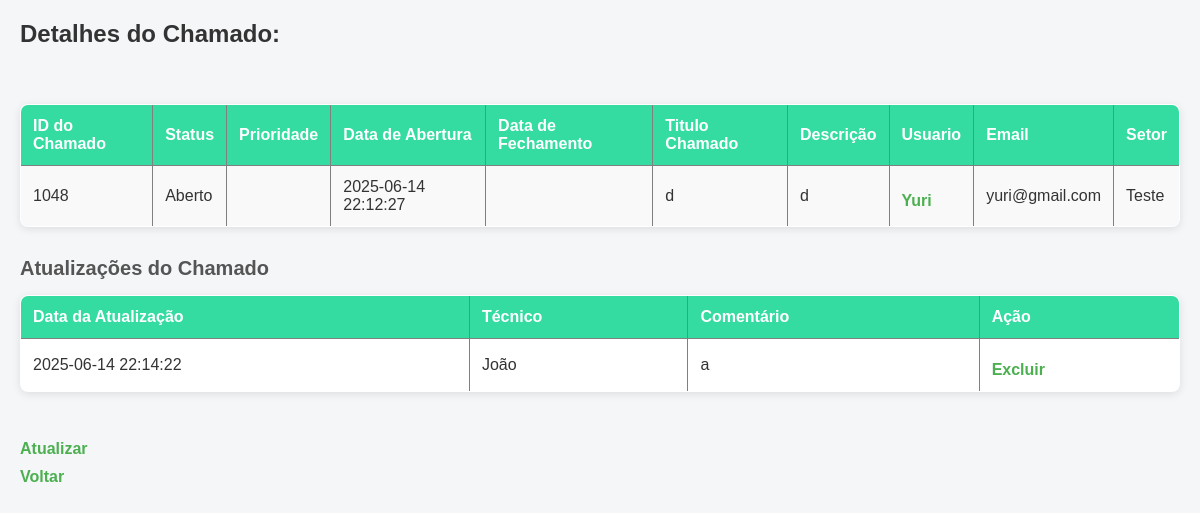
The app's page /dashboard/telainicial/GerenciarChamados/detalhesChamados.php?id=1048 (signed in) with its own data.
### tables this page shows
CREATE TABLE `chamados` (
  `chamadoId` int(20) NOT NULL,
  `status` varchar(20) NOT NULL,
  `tipoChamado` varchar(20) DEFAULT NULL,
  `tituloChamado` varchar(60) NOT NULL,
  `descricaoChamado` varchar(1000) DEFAULT NULL,
  `dtAbertura` datetime NOT NULL DEFAULT current_timestamp(),
  `dtFechamento` datetime DEFAULT NULL,
  `autorId` int(11) DEFAULT NULL,
  `autorNome` varchar(40) NOT NULL,
  `autorEmail` varchar(60) NOT NULL,
  `autorSetor` varchar(40) NOT NULL
);

CREATE TABLE `atualizacoes` (
  `id_atualizacao` int(20) NOT NULL,
  `chamadoId` int(20) DEFAULT NULL,
  `dt_atualizacao` datetime NOT NULL DEFAULT current_timestamp(),
  `tecnico` varchar(100) DEFAULT NULL,
  `comentario` varchar(300) DEFAULT NULL
);

### php/Conexao.php (called while the page is built, shortened)
<?php
    class Conexao{
        private $dbname = "glpi_teste";
        private $user = "root";
        private $password ="";
        private $host = "localhost";
        public function __construct() {
            try {
                $this->conn = new PDO("mysql:host=$this->host;dbname=$this->dbname", $this->user, $this->password);
            } catch (PDOException $e) {
                echo "Erro de conexão: " . $e->getMessage();
            }
        }
    }
?>

### php/Chamado.php (called while the page is built, shortened)
<?php
    require_once 'Conexao.php';
    class Chamado extends Conexao{
        public function listarChamadosporId2($idAtual) {
            $sql = "SELECT * FROM chamados WHERE chamadoId = :autorId";
            $stmt = $this->conn->prepare($sql);
            $stmt->bindParam(':autorId', $idAtual, PDO::PARAM_INT);
            $stmt->execute();
            return $stmt->fetch(PDO::FETCH_ASSOC);
        }
        public function listarAtualizacoesPorChamado($chamadoId) {
            $sql = "SELECT id_atualizacao, dt_atualizacao, tecnico, comentario
                    FROM atualizacoes
                    WHERE chamadoId = :chamadoId";
         $stmt = $this->conn->prepare($sql);
         $stmt->bindParam(':chamadoId',$chamadoId);
         $stmt->execute();
         return $stmt->fetchAll(PDO::FETCH_ASSOC);
        }
    }

### dashboard/telainicial/GerenciarChamados/detalhesChamados.php (the view, shortened to what this page needs)
<?php
require_once '../../../php/Chamado.php';
if (isset($_GET['id']) && is_numeric($_GET['id'])) {
    $chamadoId = $_GET['id'];
} else {
    die('ID do chamado inválido ou não fornecido.');
}
$idAtual= $_GET['id'];
$chamado = new Chamado();
$detalhesChamado = $chamado->listarChamadosporId2($chamadoId);
$atualizacoesChamado = $chamado->listarAtualizacoesPorChamado($chamadoId);
?>
<!DOCTYPE html>
<html lang="en">
<head>
    <link rel="stylesheet"href="/gerenciadorti/css/detalhesTonner.css">
</head>
<body>
    <h1>Detalhes do Chamado:</h1>
    <br><br>
    <table border="1">
        <tr>
            <th>ID do Chamado</th>
            <th>Status</th>
            <th>Prioridade</th>
            <th>Data de Abertura</th>
            <th>Data de Fechamento</th>
            <th>Titulo Chamado</th>
            <th>Descrição</th>
            <th>Usuario</th>
            <th>Email</th>
            <th>Setor</th>
        </tr>
        <tr>
            <td><?php echo $detalhesChamado['chamadoId']; ?></td>
            <td><?php echo $detalhesChamado['status']; ?></td>
            <td><?php echo $detalhesChamado['tipoChamado']; ?></td>
            <td><?php echo $detalhesChamado['dtAbertura']; ?></td>
            <td><?php echo $detalhesChamado['dtFechamento']; ?></td>
            <td><?php echo $detalhesChamado['tituloChamado']; ?></td>
            <td><?php echo $detalhesChamado['descricaoChamado']; ?></td>
            <td><a href="detalhesUsuario.php?id=<?php echo $detalhesChamado['autorId']; ?>"><?php echo $detalhesChamado['autorNome']; ?></a></td>
            <td><?php echo $detalhesChamado['autorEmail']; ?></td>
            <td><?php echo $detalhesChamado['autorSetor']; ?></td>
        </tr>
    </table>
    <h2>Atualizações do Chamado</h2>
    <?php
if (!empty($atualizacoesChamado)) {
    echo '<table border="1" cellpadding="5" cellspacing="0">';
    echo '<thead>
            <tr>
                <th>Data da Atualização</th>
                <th>Técnico</th>
                <th>Comentário</th>
                <th>Ação</th>
            </tr>
          </thead>';
    echo '<tbody>';
    foreach ($atualizacoesChamado as $atualizacao) {
        ?>
        <tr>
            <td><?= htmlspecialchars($atualizacao['dt_atualizacao']); ?></td>
            <td><?= htmlspecialchars($atualizacao['tecnico']); ?></td>
            <td><?= nl2br(htmlspecialchars($atualizacao['comentario'])); ?></td>
            <td>
                <a href="excluirAtualizacao.php?id_atualizacao=<?= $atualizacao['id_atualizacao']; ?>&id_chamado=<?= $chamadoId; ?>&status=<?= urlencode($detalhesChamado['status']); ?>">Excluir</a>
            </td>
        </tr>
        <?php
    }
    echo '</tbody>';
    echo '</table>';
} else {
    echo "<p>Nenhuma atualização encontrada para este chamado.</p>";
}
?>
<br>
<a href="atualizarChamados.php?id=<?= $idAtual; ?>&status=<?= urlencode($detalhesChamado['status']); ?>&tipo=<?= urlencode($detalhesChamado['tipoChamado']); ?>">Atualizar</a>
<br>
<a href="listarChamados.php">Voltar</a>
</body>
</html>

### css/detalhesTonner.css (style rules this page uses)
* { margin: 0; padding: 0; box-sizing: border-box; }
body { font-family: Arial, sans-serif; background-color: #f4f6f8; color: #333; padding: 20px; }
h1 { font-size: 24px; margin-bottom: 20px; color: #333; }
h2 { font-size: 20px; margin-top: 30px; margin-bottom: 15px; color: #555; }
table { width: 100%; border-collapse: collapse; margin-bottom: 20px; background-color: #fff; border-radius: 8px; overflow: hidden; box-shadow: 0 2px 8px rgba(0,0,0,0.1); }
th { background-color: #34DCA2; color: white; padding: 12px; text-align: left; font-weight: 600; }
td { padding: 12px; border-bottom: 1px solid #ddd; }
tr:nth-child(even) { background-color: #f9f9f9; }
a { display: inline-block; margin-top: 10px; text-decoration: none; color: #4CAF50; font-weight: bold; }

### records on screen
chamados: chamadoId "1048", status "Aberto", dtAbertura "2025-06-14 22:12:27", tituloChamado "d", descricaoChamado "d", autorNome "Yuri", autorEmail "yuri@gmail.com", autorSetor "Teste"
atualizacoes: dt_atualizacao "2025-06-14 22:14:22", tecnico "João", comentario "a"
